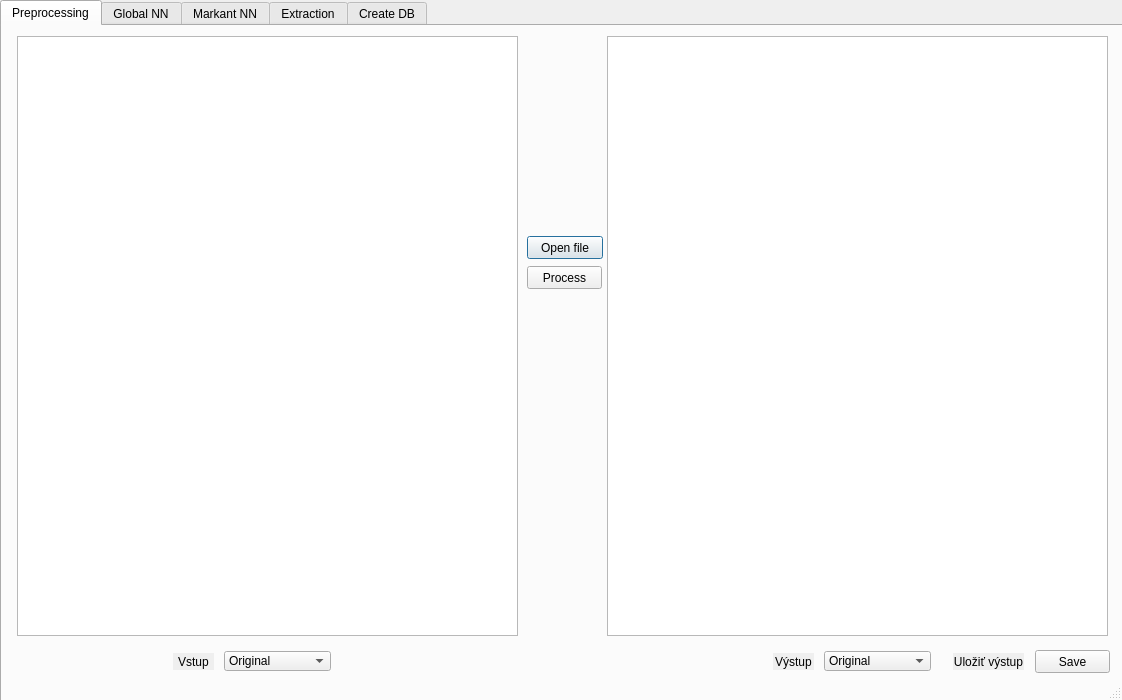
<?xml version="1.0" encoding="UTF-8"?>
<ui version="4.0">
 <class>Advanced</class>
 <widget class="QDialog" name="Advanced">
  <property name="geometry">
   <rect>
    <x>0</x>
    <y>0</y>
    <width>1122</width>
    <height>700</height>
   </rect>
  </property>
  <property name="maximumSize">
   <size>
    <width>166666</width>
    <height>166666</height>
   </size>
  </property>
  <property name="windowTitle">
   <string>Advanced</string>
  </property>
  <property name="windowIcon">
   <iconset>
    <normaloff>../build-TP-Desktop_Qt_5_3_MSVC2013_32bit-Debug/graphics/pterodactyl.jpg</normaloff>../build-TP-Desktop_Qt_5_3_MSVC2013_32bit-Debug/graphics/pterodactyl.jpg</iconset>
  </property>
  <property name="statusTip">
   <string/>
  </property>
  <property name="whatsThis">
   <string/>
  </property>
  <property name="sizeGripEnabled">
   <bool>true</bool>
  </property>
  <property name="modal">
   <bool>true</bool>
  </property>
  <widget class="QWidget" name="centralWidget" native="true">
   <property name="geometry">
    <rect>
     <x>0</x>
     <y>0</y>
     <width>1122</width>
     <height>700</height>
    </rect>
   </property>
   <widget class="QTabWidget" name="tab">
    <property name="geometry">
     <rect>
      <x>0</x>
      <y>0</y>
      <width>1400</width>
      <height>710</height>
     </rect>
    </property>
    <property name="focusPolicy">
     <enum>Qt::TabFocus</enum>
    </property>
    <property name="autoFillBackground">
     <bool>true</bool>
    </property>
    <property name="tabShape">
     <enum>QTabWidget::Rounded</enum>
    </property>
    <property name="currentIndex">
     <number>0</number>
    </property>
    <widget class="QWidget" name="Preprocessing">
     <property name="maximumSize">
      <size>
       <width>1400</width>
       <height>700</height>
      </size>
     </property>
     <attribute name="title">
      <string>Preprocessing</string>
     </attribute>
     <widget class="QPushButton" name="open">
      <property name="geometry">
       <rect>
        <x>525</x>
        <y>210</y>
        <width>76</width>
        <height>23</height>
       </rect>
      </property>
      <property name="text">
       <string>Open file</string>
      </property>
     </widget>
     <widget class="QGraphicsView" name="graphicsView_2">
      <property name="geometry">
       <rect>
        <x>605</x>
        <y>10</y>
        <width>501</width>
        <height>600</height>
       </rect>
      </property>
      <property name="dragMode">
       <enum>QGraphicsView::ScrollHandDrag</enum>
      </property>
     </widget>
     <widget class="QGraphicsView" name="graphicsView">
      <property name="geometry">
       <rect>
        <x>15</x>
        <y>10</y>
        <width>501</width>
        <height>600</height>
       </rect>
      </property>
      <property name="sizeAdjustPolicy">
       <enum>QAbstractScrollArea::AdjustIgnored</enum>
      </property>
      <property name="dragMode">
       <enum>QGraphicsView::ScrollHandDrag</enum>
      </property>
     </widget>
     <widget class="QPushButton" name="preprocessButton">
      <property name="geometry">
       <rect>
        <x>525</x>
        <y>240</y>
        <width>75</width>
        <height>23</height>
       </rect>
      </property>
      <property name="text">
       <string>Process</string>
      </property>
     </widget>
     <widget class="QLabel" name="label_20">
      <property name="geometry">
       <rect>
        <x>0</x>
        <y>0</y>
        <width>1400</width>
        <height>710</height>
       </rect>
      </property>
      <property name="text">
       <string/>
      </property>
      <property name="pixmap">
       <pixmap>../build-TP-Desktop_Qt_5_3_MSVC2013_32bit-Debug/graphics/neurons2.jpg</pixmap>
      </property>
      <property name="scaledContents">
       <bool>true</bool>
      </property>
     </widget>
     <widget class="QLabel" name="label_2">
      <property name="geometry">
       <rect>
        <x>171</x>
        <y>627</y>
        <width>41</width>
        <height>17</height>
       </rect>
      </property>
      <property name="autoFillBackground">
       <bool>true</bool>
      </property>
      <property name="text">
       <string>Vstup</string>
      </property>
      <property name="alignment">
       <set>Qt::AlignCenter</set>
      </property>
      <property name="margin">
       <number>2</number>
      </property>
     </widget>
     <widget class="QComboBox" name="comboBox_2">
      <property name="geometry">
       <rect>
        <x>222</x>
        <y>625</y>
        <width>107</width>
        <height>20</height>
       </rect>
      </property>
      <item>
       <property name="text">
        <string>Original</string>
       </property>
      </item>
      <item>
       <property name="text">
        <string>Maska</string>
       </property>
      </item>
      <item>
       <property name="text">
        <string>Po normalizacii</string>
       </property>
      </item>
      <item>
       <property name="text">
        <string>Smerova mapa</string>
       </property>
      </item>
      <item>
       <property name="text">
        <string>Po filtracii</string>
       </property>
      </item>
      <item>
       <property name="text">
        <string>Kostra</string>
       </property>
      </item>
      <item>
       <property name="text">
        <string>Crossing Number</string>
       </property>
      </item>
     </widget>
     <widget class="QLabel" name="label_3">
      <property name="geometry">
       <rect>
        <x>771</x>
        <y>627</y>
        <width>41</width>
        <height>17</height>
       </rect>
      </property>
      <property name="autoFillBackground">
       <bool>true</bool>
      </property>
      <property name="text">
       <string>Výstup</string>
      </property>
      <property name="alignment">
       <set>Qt::AlignCenter</set>
      </property>
      <property name="margin">
       <number>2</number>
      </property>
     </widget>
     <widget class="QComboBox" name="comboBox">
      <property name="geometry">
       <rect>
        <x>822</x>
        <y>625</y>
        <width>107</width>
        <height>20</height>
       </rect>
      </property>
      <item>
       <property name="text">
        <string>Original</string>
       </property>
      </item>
      <item>
       <property name="text">
        <string>Maska</string>
       </property>
      </item>
      <item>
       <property name="text">
        <string>Po normalizacii</string>
       </property>
      </item>
      <item>
       <property name="text">
        <string>Smerova mapa</string>
       </property>
      </item>
      <item>
       <property name="text">
        <string>Po filtracii</string>
       </property>
      </item>
      <item>
       <property name="text">
        <string>Kostra</string>
       </property>
      </item>
      <item>
       <property name="text">
        <string>Crossing Number</string>
       </property>
      </item>
     </widget>
     <widget class="QLabel" name="label_4">
      <property name="geometry">
       <rect>
        <x>951</x>
        <y>627</y>
        <width>71</width>
        <height>17</height>
       </rect>
      </property>
      <property name="autoFillBackground">
       <bool>true</bool>
      </property>
      <property name="text">
       <string>Uložiť výstup</string>
      </property>
      <property name="alignment">
       <set>Qt::AlignCenter</set>
      </property>
      <property name="margin">
       <number>2</number>
      </property>
     </widget>
     <widget class="QPushButton" name="pushButton_2">
      <property name="geometry">
       <rect>
        <x>1033</x>
        <y>624</y>
        <width>75</width>
        <height>23</height>
       </rect>
      </property>
      <property name="text">
       <string>Save</string>
      </property>
     </widget>
     <zorder>label_20</zorder>
     <zorder>open</zorder>
     <zorder>graphicsView_2</zorder>
     <zorder>graphicsView</zorder>
     <zorder>preprocessButton</zorder>
     <zorder>label_2</zorder>
     <zorder>comboBox_2</zorder>
     <zorder>label_3</zorder>
     <zorder>comboBox</zorder>
     <zorder>label_4</zorder>
     <zorder>pushButton_2</zorder>
    </widget>
    <widget class="QWidget" name="GlobalNN">
     <attribute name="title">
      <string>Global NN</string>
     </attribute>
     <widget class="QLabel" name="Neuro">
      <property name="geometry">
       <rect>
        <x>0</x>
        <y>0</y>
        <width>1400</width>
        <height>710</height>
       </rect>
      </property>
      <property name="text">
       <string/>
      </property>
      <property name="pixmap">
       <pixmap>../build-TP-Desktop_Qt_5_3_MSVC2013_32bit-Debug/graphics/neurons2.jpg</pixmap>
      </property>
      <property name="scaledContents">
       <bool>true</bool>
      </property>
     </widget>
     <widget class="QLabel" name="label_11">
      <property name="geometry">
       <rect>
        <x>32</x>
        <y>42</y>
        <width>151</width>
        <height>16</height>
       </rect>
      </property>
      <property name="autoFillBackground">
       <bool>true</bool>
      </property>
      <property name="text">
       <string>Počet neurónov skrytej vrstvy</string>
      </property>
      <property name="margin">
       <number>2</number>
      </property>
     </widget>
     <widget class="QLineEdit" name="global_hidden">
      <property name="geometry">
       <rect>
        <x>32</x>
        <y>61</y>
        <width>133</width>
        <height>20</height>
       </rect>
      </property>
      <property name="placeholderText">
       <string>200</string>
      </property>
     </widget>
     <widget class="QLabel" name="label_12">
      <property name="geometry">
       <rect>
        <x>32</x>
        <y>87</y>
        <width>101</width>
        <height>16</height>
       </rect>
      </property>
      <property name="autoFillBackground">
       <bool>true</bool>
      </property>
      <property name="text">
       <string>Požadovaná chyba</string>
      </property>
      <property name="margin">
       <number>2</number>
      </property>
     </widget>
     <widget class="QLineEdit" name="global_error">
      <property name="geometry">
       <rect>
        <x>32</x>
        <y>106</y>
        <width>133</width>
        <height>20</height>
       </rect>
      </property>
      <property name="placeholderText">
       <string>1e-20</string>
      </property>
     </widget>
     <widget class="QLabel" name="label_13">
      <property name="geometry">
       <rect>
        <x>32</x>
        <y>132</y>
        <width>141</width>
        <height>16</height>
       </rect>
      </property>
      <property name="autoFillBackground">
       <bool>true</bool>
      </property>
      <property name="text">
       <string>Pomer prepojenia neurónov</string>
      </property>
      <property name="margin">
       <number>2</number>
      </property>
     </widget>
     <widget class="QLineEdit" name="global_conn_rate">
      <property name="geometry">
       <rect>
        <x>32</x>
        <y>151</y>
        <width>133</width>
        <height>20</height>
       </rect>
      </property>
      <property name="placeholderText">
       <string>0,3</string>
      </property>
     </widget>
     <widget class="QLabel" name="label_14">
      <property name="geometry">
       <rect>
        <x>32</x>
        <y>177</y>
        <width>71</width>
        <height>16</height>
       </rect>
      </property>
      <property name="autoFillBackground">
       <bool>true</bool>
      </property>
      <property name="text">
       <string>Pomer učenia</string>
      </property>
      <property name="margin">
       <number>2</number>
      </property>
     </widget>
     <widget class="QLineEdit" name="global_learn_rate">
      <property name="geometry">
       <rect>
        <x>32</x>
        <y>196</y>
        <width>133</width>
        <height>20</height>
       </rect>
      </property>
      <property name="placeholderText">
       <string>0,7</string>
      </property>
     </widget>
     <widget class="QLabel" name="label_15">
      <property name="geometry">
       <rect>
        <x>32</x>
        <y>222</y>
        <width>181</width>
        <height>16</height>
       </rect>
      </property>
      <property name="autoFillBackground">
       <bool>true</bool>
      </property>
      <property name="text">
       <string>Strmosť výstupnej aktivačnej funkcie</string>
      </property>
      <property name="margin">
       <number>2</number>
      </property>
     </widget>
     <widget class="QLineEdit" name="global_stepness">
      <property name="geometry">
       <rect>
        <x>32</x>
        <y>241</y>
        <width>133</width>
        <height>20</height>
       </rect>
      </property>
      <property name="placeholderText">
       <string>0,1</string>
      </property>
     </widget>
     <widget class="QLabel" name="label_16">
      <property name="geometry">
       <rect>
        <x>32</x>
        <y>268</y>
        <width>121</width>
        <height>16</height>
       </rect>
      </property>
      <property name="autoFillBackground">
       <bool>true</bool>
      </property>
      <property name="text">
       <string>Maximálny počet epoch</string>
      </property>
      <property name="margin">
       <number>2</number>
      </property>
     </widget>
     <widget class="QLineEdit" name="global_epochs">
      <property name="geometry">
       <rect>
        <x>32</x>
        <y>287</y>
        <width>133</width>
        <height>20</height>
       </rect>
      </property>
      <property name="placeholderText">
       <string>5000</string>
      </property>
     </widget>
     <widget class="QPushButton" name="learn_global">
      <property name="geometry">
       <rect>
        <x>32</x>
        <y>322</y>
        <width>76</width>
        <height>23</height>
       </rect>
      </property>
      <property name="text">
       <string>Start training</string>
      </property>
     </widget>
     <widget class="QProgressBar" name="progressBar_2">
      <property name="geometry">
       <rect>
        <x>114</x>
        <y>323</y>
        <width>87</width>
        <height>21</height>
       </rect>
      </property>
      <property name="autoFillBackground">
       <bool>true</bool>
      </property>
      <property name="value">
       <number>0</number>
      </property>
     </widget>
     <widget class="QLabel" name="global_info">
      <property name="geometry">
       <rect>
        <x>32</x>
        <y>352</y>
        <width>171</width>
        <height>17</height>
       </rect>
      </property>
      <property name="autoFillBackground">
       <bool>true</bool>
      </property>
      <property name="text">
       <string/>
      </property>
      <property name="scaledContents">
       <bool>true</bool>
      </property>
      <property name="wordWrap">
       <bool>true</bool>
      </property>
      <property name="margin">
       <number>2</number>
      </property>
     </widget>
    </widget>
    <widget class="QWidget" name="MarkantNN">
     <attribute name="title">
      <string>Markant NN</string>
     </attribute>
     <widget class="QComboBox" name="comboBox_4">
      <property name="geometry">
       <rect>
        <x>89</x>
        <y>40</y>
        <width>131</width>
        <height>20</height>
       </rect>
      </property>
      <item>
       <property name="text">
        <string/>
       </property>
      </item>
      <item>
       <property name="text">
        <string>Základné markanty</string>
       </property>
      </item>
      <item>
       <property name="text">
        <string>Komplexné markanty</string>
       </property>
      </item>
     </widget>
     <widget class="QLabel" name="label">
      <property name="geometry">
       <rect>
        <x>29</x>
        <y>42</y>
        <width>55</width>
        <height>16</height>
       </rect>
      </property>
      <property name="layoutDirection">
       <enum>Qt::LeftToRight</enum>
      </property>
      <property name="autoFillBackground">
       <bool>true</bool>
      </property>
      <property name="text">
       <string>Naučiť na :</string>
      </property>
      <property name="margin">
       <number>2</number>
      </property>
     </widget>
     <widget class="QLabel" name="Neuro_M">
      <property name="geometry">
       <rect>
        <x>0</x>
        <y>0</y>
        <width>1400</width>
        <height>710</height>
       </rect>
      </property>
      <property name="text">
       <string/>
      </property>
      <property name="pixmap">
       <pixmap>../build-TP-Desktop_Qt_5_3_MSVC2013_32bit-Debug/graphics/neurons2.jpg</pixmap>
      </property>
      <property name="scaledContents">
       <bool>true</bool>
      </property>
     </widget>
     <widget class="QLineEdit" name="block_size">
      <property name="geometry">
       <rect>
        <x>29</x>
        <y>95</y>
        <width>133</width>
        <height>20</height>
       </rect>
      </property>
      <property name="readOnly">
       <bool>true</bool>
      </property>
     </widget>
     <widget class="QLabel" name="label_9">
      <property name="geometry">
       <rect>
        <x>29</x>
        <y>72</y>
        <width>68</width>
        <height>17</height>
       </rect>
      </property>
      <property name="autoFillBackground">
       <bool>true</bool>
      </property>
      <property name="text">
       <string>Veľkosť bloku</string>
      </property>
      <property name="scaledContents">
       <bool>false</bool>
      </property>
      <property name="margin">
       <number>2</number>
      </property>
     </widget>
     <widget class="QLabel" name="label_5">
      <property name="geometry">
       <rect>
        <x>29</x>
        <y>121</y>
        <width>67</width>
        <height>17</height>
       </rect>
      </property>
      <property name="autoFillBackground">
       <bool>true</bool>
      </property>
      <property name="text">
       <string>Počet vrstiev</string>
      </property>
      <property name="margin">
       <number>2</number>
      </property>
     </widget>
     <widget class="QComboBox" name="comboBox_3">
      <property name="geometry">
       <rect>
        <x>29</x>
        <y>144</y>
        <width>115</width>
        <height>20</height>
       </rect>
      </property>
      <item>
       <property name="text">
        <string/>
       </property>
      </item>
      <item>
       <property name="text">
        <string>3 vrstvy - 1 skrytá</string>
       </property>
      </item>
      <item>
       <property name="text">
        <string>4 vrstvy - 2 skryté</string>
       </property>
      </item>
     </widget>
     <widget class="QLabel" name="label_6">
      <property name="geometry">
       <rect>
        <x>29</x>
        <y>170</y>
        <width>128</width>
        <height>17</height>
       </rect>
      </property>
      <property name="autoFillBackground">
       <bool>true</bool>
      </property>
      <property name="text">
       <string>Neuróny 1. skrytej vrstvy</string>
      </property>
      <property name="margin">
       <number>2</number>
      </property>
     </widget>
     <widget class="QLineEdit" name="hidden_n_1">
      <property name="geometry">
       <rect>
        <x>29</x>
        <y>193</y>
        <width>133</width>
        <height>20</height>
       </rect>
      </property>
      <property name="placeholderText">
       <string>200</string>
      </property>
     </widget>
     <widget class="QLabel" name="label_10">
      <property name="geometry">
       <rect>
        <x>29</x>
        <y>219</y>
        <width>128</width>
        <height>17</height>
       </rect>
      </property>
      <property name="autoFillBackground">
       <bool>true</bool>
      </property>
      <property name="text">
       <string>Neuróny 2. skrytej vrstvy</string>
      </property>
      <property name="margin">
       <number>2</number>
      </property>
     </widget>
     <widget class="QLineEdit" name="hidden_n_2">
      <property name="geometry">
       <rect>
        <x>29</x>
        <y>242</y>
        <width>133</width>
        <height>20</height>
       </rect>
      </property>
     </widget>
     <widget class="QLabel" name="label_7">
      <property name="geometry">
       <rect>
        <x>29</x>
        <y>268</y>
        <width>95</width>
        <height>17</height>
       </rect>
      </property>
      <property name="autoFillBackground">
       <bool>true</bool>
      </property>
      <property name="text">
       <string>Požadovaná chyba</string>
      </property>
      <property name="margin">
       <number>2</number>
      </property>
     </widget>
     <widget class="QLineEdit" name="error">
      <property name="geometry">
       <rect>
        <x>29</x>
        <y>291</y>
        <width>133</width>
        <height>20</height>
       </rect>
      </property>
      <property name="placeholderText">
       <string>1e-15</string>
      </property>
     </widget>
     <widget class="QLabel" name="label_8">
      <property name="geometry">
       <rect>
        <x>29</x>
        <y>317</y>
        <width>90</width>
        <height>17</height>
       </rect>
      </property>
      <property name="autoFillBackground">
       <bool>true</bool>
      </property>
      <property name="text">
       <string>Max. počet epoch</string>
      </property>
      <property name="margin">
       <number>2</number>
      </property>
     </widget>
     <widget class="QLineEdit" name="epochs_max">
      <property name="geometry">
       <rect>
        <x>29</x>
        <y>340</y>
        <width>133</width>
        <height>20</height>
       </rect>
      </property>
      <property name="placeholderText">
       <string>300</string>
      </property>
     </widget>
     <widget class="QLabel" name="learn_info">
      <property name="geometry">
       <rect>
        <x>29</x>
        <y>400</y>
        <width>171</width>
        <height>17</height>
       </rect>
      </property>
      <property name="autoFillBackground">
       <bool>true</bool>
      </property>
      <property name="text">
       <string/>
      </property>
      <property name="scaledContents">
       <bool>true</bool>
      </property>
      <property name="wordWrap">
       <bool>true</bool>
      </property>
      <property name="margin">
       <number>2</number>
      </property>
     </widget>
     <widget class="QPushButton" name="learn_NN">
      <property name="geometry">
       <rect>
        <x>29</x>
        <y>370</y>
        <width>81</width>
        <height>23</height>
       </rect>
      </property>
      <property name="text">
       <string>Start training</string>
      </property>
     </widget>
     <widget class="QProgressBar" name="progressBar">
      <property name="geometry">
       <rect>
        <x>112</x>
        <y>371</y>
        <width>87</width>
        <height>21</height>
       </rect>
      </property>
      <property name="autoFillBackground">
       <bool>true</bool>
      </property>
      <property name="value">
       <number>0</number>
      </property>
     </widget>
     <zorder>Neuro_M</zorder>
     <zorder>comboBox_4</zorder>
     <zorder>label</zorder>
     <zorder>block_size</zorder>
     <zorder>label_9</zorder>
     <zorder>label_5</zorder>
     <zorder>comboBox_3</zorder>
     <zorder>label_6</zorder>
     <zorder>hidden_n_1</zorder>
     <zorder>label_10</zorder>
     <zorder>hidden_n_2</zorder>
     <zorder>label_7</zorder>
     <zorder>error</zorder>
     <zorder>label_8</zorder>
     <zorder>epochs_max</zorder>
     <zorder>learn_info</zorder>
     <zorder>learn_NN</zorder>
     <zorder>progressBar</zorder>
    </widget>
    <widget class="QWidget" name="Extraction">
     <attribute name="title">
      <string>Extraction</string>
     </attribute>
     <widget class="QTableWidget" name="tableWidget">
      <property name="geometry">
       <rect>
        <x>20</x>
        <y>330</y>
        <width>221</width>
        <height>91</height>
       </rect>
      </property>
      <property name="sizePolicy">
       <sizepolicy hsizetype="Expanding" vsizetype="Expanding">
        <horstretch>0</horstretch>
        <verstretch>0</verstretch>
       </sizepolicy>
      </property>
      <property name="layoutDirection">
       <enum>Qt::LeftToRight</enum>
      </property>
      <property name="alternatingRowColors">
       <bool>true</bool>
      </property>
      <property name="textElideMode">
       <enum>Qt::ElideNone</enum>
      </property>
      <attribute name="horizontalHeaderStretchLastSection">
       <bool>true</bool>
      </attribute>
      <attribute name="verticalHeaderVisible">
       <bool>false</bool>
      </attribute>
      <attribute name="verticalHeaderDefaultSectionSize">
       <number>20</number>
      </attribute>
      <attribute name="verticalHeaderStretchLastSection">
       <bool>true</bool>
      </attribute>
     </widget>
     <widget class="QLabel" name="extract_info">
      <property name="geometry">
       <rect>
        <x>20</x>
        <y>160</y>
        <width>201</width>
        <height>51</height>
       </rect>
      </property>
      <property name="autoFillBackground">
       <bool>true</bool>
      </property>
      <property name="text">
       <string/>
      </property>
      <property name="scaledContents">
       <bool>true</bool>
      </property>
      <property name="wordWrap">
       <bool>true</bool>
      </property>
      <property name="margin">
       <number>2</number>
      </property>
     </widget>
     <widget class="QGraphicsView" name="graphicsView_3">
      <property name="geometry">
       <rect>
        <x>300</x>
        <y>20</y>
        <width>800</width>
        <height>600</height>
       </rect>
      </property>
      <property name="dragMode">
       <enum>QGraphicsView::ScrollHandDrag</enum>
      </property>
     </widget>
     <widget class="QWidget" name="layoutWidget">
      <property name="geometry">
       <rect>
        <x>20</x>
        <y>50</y>
        <width>143</width>
        <height>101</height>
       </rect>
      </property>
      <layout class="QVBoxLayout" name="verticalLayout_6">
       <item>
        <widget class="QLabel" name="label_17">
         <property name="autoFillBackground">
          <bool>true</bool>
         </property>
         <property name="text">
          <string>Typ markantov pre extrakciu</string>
         </property>
         <property name="margin">
          <number>2</number>
         </property>
        </widget>
       </item>
       <item>
        <widget class="QComboBox" name="comboBox_5">
         <item>
          <property name="text">
           <string/>
          </property>
         </item>
         <item>
          <property name="text">
           <string>Základné markanty</string>
          </property>
         </item>
         <item>
          <property name="text">
           <string>Komplexné markanty</string>
          </property>
         </item>
        </widget>
       </item>
       <item>
        <widget class="QPushButton" name="extract">
         <property name="text">
          <string>Extraction</string>
         </property>
        </widget>
       </item>
       <item>
        <widget class="QProgressBar" name="progressBar_3">
         <property name="autoFillBackground">
          <bool>true</bool>
         </property>
         <property name="value">
          <number>0</number>
         </property>
        </widget>
       </item>
      </layout>
     </widget>
     <widget class="QLabel" name="label_18">
      <property name="geometry">
       <rect>
        <x>0</x>
        <y>0</y>
        <width>1400</width>
        <height>710</height>
       </rect>
      </property>
      <property name="text">
       <string/>
      </property>
      <property name="pixmap">
       <pixmap>../build-TP-Desktop_Qt_5_3_MSVC2013_32bit-Debug/graphics/neurons2.jpg</pixmap>
      </property>
      <property name="scaledContents">
       <bool>true</bool>
      </property>
     </widget>
     <zorder>label_18</zorder>
     <zorder>graphicsView_3</zorder>
     <zorder>layoutWidget</zorder>
     <zorder>extract_info</zorder>
     <zorder>tableWidget</zorder>
    </widget>
    <widget class="QWidget" name="tab">
     <attribute name="title">
      <string>Create DB</string>
     </attribute>
     <widget class="QLabel" name="automatic_info">
      <property name="geometry">
       <rect>
        <x>32</x>
        <y>80</y>
        <width>261</width>
        <height>51</height>
       </rect>
      </property>
      <property name="autoFillBackground">
       <bool>true</bool>
      </property>
      <property name="text">
       <string/>
      </property>
      <property name="scaledContents">
       <bool>true</bool>
      </property>
      <property name="alignment">
       <set>Qt::AlignLeading|Qt::AlignLeft|Qt::AlignVCenter</set>
      </property>
      <property name="wordWrap">
       <bool>true</bool>
      </property>
      <property name="margin">
       <number>2</number>
      </property>
     </widget>
     <widget class="QGraphicsView" name="graphicsView_4">
      <property name="geometry">
       <rect>
        <x>300</x>
        <y>20</y>
        <width>800</width>
        <height>600</height>
       </rect>
      </property>
      <property name="dragMode">
       <enum>QGraphicsView::ScrollHandDrag</enum>
      </property>
     </widget>
     <widget class="QPushButton" name="file_automatic">
      <property name="geometry">
       <rect>
        <x>32</x>
        <y>42</y>
        <width>75</width>
        <height>23</height>
       </rect>
      </property>
      <property name="text">
       <string>Open folder</string>
      </property>
     </widget>
     <widget class="QLabel" name="label_19">
      <property name="geometry">
       <rect>
        <x>0</x>
        <y>0</y>
        <width>1400</width>
        <height>710</height>
       </rect>
      </property>
      <property name="text">
       <string/>
      </property>
      <property name="pixmap">
       <pixmap>../build-TP-Desktop_Qt_5_3_MSVC2013_32bit-Debug/graphics/neurons2.jpg</pixmap>
      </property>
      <property name="scaledContents">
       <bool>true</bool>
      </property>
     </widget>
     <zorder>label_19</zorder>
     <zorder>automatic_info</zorder>
     <zorder>graphicsView_4</zorder>
     <zorder>file_automatic</zorder>
    </widget>
   </widget>
  </widget>
 </widget>
 <layoutdefault spacing="6" margin="11"/>
 <resources/>
 <connections/>
</ui>
